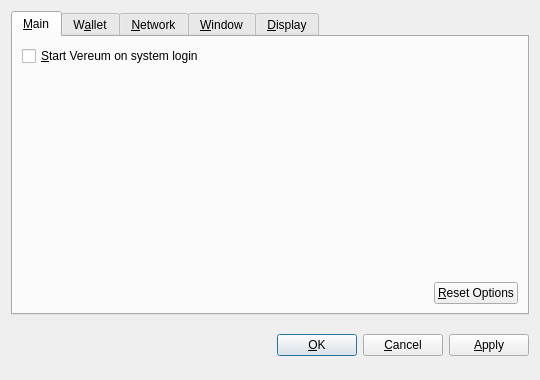
<?xml version="1.0" encoding="UTF-8"?>
<ui version="4.0">
 <class>OptionsDialog</class>
 <widget class="QDialog" name="OptionsDialog">
  <property name="geometry">
   <rect>
    <x>0</x>
    <y>0</y>
    <width>540</width>
    <height>380</height>
   </rect>
  </property>
  <property name="windowTitle">
   <string>Options</string>
  </property>
  <property name="modal">
   <bool>true</bool>
  </property>
  <layout class="QVBoxLayout" name="verticalLayout">
   <item>
    <widget class="QTabWidget" name="tabWidget">
     <property name="tabPosition">
      <enum>QTabWidget::North</enum>
     </property>
     <property name="currentIndex">
      <number>0</number>
     </property>
     <widget class="QWidget" name="tabMain">
      <attribute name="title">
       <string>&amp;Main</string>
      </attribute>
      <layout class="QVBoxLayout" name="verticalLayout_Main">
       <item>
        <widget class="QCheckBox" name="bitcoinAtStartup">
         <property name="toolTip">
          <string>Automatically start Vereum after logging in to the system.</string>
         </property>
         <property name="text">
          <string>&amp;Start Vereum on system login</string>
         </property>
        </widget>
       </item>
       <item>
        <spacer name="verticalSpacer_Main">
         <property name="orientation">
          <enum>Qt::Vertical</enum>
         </property>
         <property name="sizeHint" stdset="0">
          <size>
           <width>20</width>
           <height>40</height>
          </size>
         </property>
        </spacer>
       </item>
       <item>
        <layout class="QHBoxLayout" name="horizontalLayout_2_Main">
         <item>
          <spacer name="horizontalSpacer_2_Main">
           <property name="orientation">
            <enum>Qt::Horizontal</enum>
           </property>
           <property name="sizeHint" stdset="0">
            <size>
             <width>40</width>
             <height>20</height>
            </size>
           </property>
          </spacer>
         </item>
         <item>
          <widget class="QPushButton" name="resetButton">
           <property name="toolTip">
            <string>Reset all client options to default.</string>
           </property>
           <property name="text">
            <string>&amp;Reset Options</string>
           </property>
           <property name="autoDefault">
            <bool>false</bool>
           </property>
          </widget>
         </item>
        </layout>
       </item>
      </layout>
     </widget>
     <widget class="QWidget" name="tabWallet">
      <attribute name="title">
       <string>W&amp;allet</string>
      </attribute>
      <layout class="QVBoxLayout" name="verticalLayout_Network">
       <item>
        <widget class="QLabel" name="transactionFeeInfoLabel">
         <property name="text">
          <string>Optional transaction fee per kB that helps make sure your transactions are processed quickly. Most transactions are 1 kB.</string>
         </property>
         <property name="textFormat">
          <enum>Qt::PlainText</enum>
         </property>
         <property name="wordWrap">
          <bool>true</bool>
         </property>
        </widget>
       </item>
       <item>
        <layout class="QHBoxLayout" name="horizontalLayout_1_Main">
         <item>
          <widget class="QLabel" name="transactionFeeLabel">
           <property name="text">
            <string>Pay transaction &amp;fee</string>
           </property>
           <property name="textFormat">
            <enum>Qt::PlainText</enum>
           </property>
           <property name="buddy">
            <cstring>transactionFee</cstring>
           </property>
          </widget>
         </item>
         <item>
          <widget class="BitcoinAmountField" name="transactionFee"/>
         </item>
         <item>
          <spacer name="horizontalSpacer_1_Main">
           <property name="orientation">
            <enum>Qt::Horizontal</enum>
           </property>
           <property name="sizeHint" stdset="0">
            <size>
             <width>40</width>
             <height>20</height>
            </size>
           </property>
          </spacer>
         </item>
        </layout>
       </item>
       <item>
        <widget class="QLabel" name="label">
         <property name="text">
          <string>If you disable the spending of unconfirmed change, the change from a transaction cannot be used until that transaction has at least one confirmation. This also affects how your balance is computed.</string>
         </property>
         <property name="wordWrap">
          <bool>true</bool>
         </property>
        </widget>
       </item>
       <item>
        <widget class="QCheckBox" name="spendZeroConfChange">
         <property name="text">
          <string>Spend unconfirmed change  (experts only)</string>
         </property>
        </widget>
       </item>
       <item>
        <spacer name="verticalSpacer">
         <property name="orientation">
          <enum>Qt::Vertical</enum>
         </property>
         <property name="sizeHint" stdset="0">
          <size>
           <width>20</width>
           <height>40</height>
          </size>
         </property>
        </spacer>
       </item>
      </layout>
     </widget>
     <widget class="QWidget" name="tabNetwork">
      <attribute name="title">
       <string>&amp;Network</string>
      </attribute>
      <layout class="QVBoxLayout" name="verticalLayout_Network">
       <item>
        <widget class="QCheckBox" name="mapPortUpnp">
         <property name="toolTip">
          <string>Automatically open the Vereum client port on the router. This only works when your router supports UPnP and it is enabled.</string>
         </property>
         <property name="text">
          <string>Map port using &amp;UPnP</string>
         </property>
        </widget>
       </item>
       <item>
        <widget class="QCheckBox" name="connectSocks">
         <property name="toolTip">
          <string>Connect to the Vereum network through a SOCKS proxy (e.g. when connecting through Tor).</string>
         </property>
         <property name="text">
          <string>&amp;Connect through SOCKS proxy:</string>
         </property>
        </widget>
       </item>
       <item>
        <layout class="QHBoxLayout" name="horizontalLayout_Network">
         <item>
          <widget class="QLabel" name="proxyIpLabel">
           <property name="text">
            <string>Proxy &amp;IP:</string>
           </property>
           <property name="textFormat">
            <enum>Qt::PlainText</enum>
           </property>
           <property name="buddy">
            <cstring>proxyIp</cstring>
           </property>
          </widget>
         </item>
         <item>
          <widget class="QValidatedLineEdit" name="proxyIp">
           <property name="maximumSize">
            <size>
             <width>140</width>
             <height>16777215</height>
            </size>
           </property>
           <property name="toolTip">
            <string>IP address of the proxy (e.g. 127.0.0.1)</string>
           </property>
          </widget>
         </item>
         <item>
          <widget class="QLabel" name="proxyPortLabel">
           <property name="text">
            <string>&amp;Port:</string>
           </property>
           <property name="textFormat">
            <enum>Qt::PlainText</enum>
           </property>
           <property name="buddy">
            <cstring>proxyPort</cstring>
           </property>
          </widget>
         </item>
         <item>
          <widget class="QLineEdit" name="proxyPort">
           <property name="maximumSize">
            <size>
             <width>55</width>
             <height>16777215</height>
            </size>
           </property>
           <property name="toolTip">
            <string>Port of the proxy (e.g. 9050)</string>
           </property>
          </widget>
         </item>
         <item>
          <widget class="QLabel" name="socksVersionLabel">
           <property name="text">
            <string>SOCKS &amp;Version:</string>
           </property>
           <property name="textFormat">
            <enum>Qt::PlainText</enum>
           </property>
           <property name="buddy">
            <cstring>socksVersion</cstring>
           </property>
          </widget>
         </item>
         <item>
          <widget class="QValueComboBox" name="socksVersion">
           <property name="toolTip">
            <string>SOCKS version of the proxy (e.g. 5)</string>
           </property>
          </widget>
         </item>
         <item>
          <spacer name="horizontalSpacer_Network">
           <property name="orientation">
            <enum>Qt::Horizontal</enum>
           </property>
           <property name="sizeHint" stdset="0">
            <size>
             <width>40</width>
             <height>20</height>
            </size>
           </property>
          </spacer>
         </item>
        </layout>
       </item>
       <item>
        <spacer name="verticalSpacer_Network">
         <property name="orientation">
          <enum>Qt::Vertical</enum>
         </property>
         <property name="sizeHint" stdset="0">
          <size>
           <width>20</width>
           <height>40</height>
          </size>
         </property>
        </spacer>
       </item>
      </layout>
     </widget>
     <widget class="QWidget" name="tabWindow">
      <attribute name="title">
       <string>&amp;Window</string>
      </attribute>
      <layout class="QVBoxLayout" name="verticalLayout_Window">
       <item>
        <widget class="QCheckBox" name="minimizeToTray">
         <property name="toolTip">
          <string>Show only a tray icon after minimizing the window.</string>
         </property>
         <property name="text">
          <string>&amp;Minimize to the tray instead of the taskbar</string>
         </property>
        </widget>
       </item>
       <item>
        <widget class="QCheckBox" name="minimizeOnClose">
         <property name="toolTip">
          <string>Minimize instead of exit the application when the window is closed. When this option is enabled, the application will be closed only after selecting Quit in the menu.</string>
         </property>
         <property name="text">
          <string>M&amp;inimize on close</string>
         </property>
        </widget>
       </item>
       <item>
        <spacer name="verticalSpacer_Window">
         <property name="orientation">
          <enum>Qt::Vertical</enum>
         </property>
         <property name="sizeHint" stdset="0">
          <size>
           <width>20</width>
           <height>40</height>
          </size>
         </property>
        </spacer>
       </item>
      </layout>
     </widget>
     <widget class="QWidget" name="tabDisplay">
      <attribute name="title">
       <string>&amp;Display</string>
      </attribute>
      <layout class="QVBoxLayout" name="verticalLayout_Display">
       <item>
        <layout class="QHBoxLayout" name="horizontalLayout_1_Display">
         <item>
          <widget class="QLabel" name="langLabel">
           <property name="text">
            <string>User Interface &amp;language:</string>
           </property>
           <property name="textFormat">
            <enum>Qt::PlainText</enum>
           </property>
           <property name="buddy">
            <cstring>lang</cstring>
           </property>
          </widget>
         </item>
         <item>
          <widget class="QValueComboBox" name="lang">
           <property name="toolTip">
            <string>The user interface language can be set here. This setting will take effect after restarting Vereum.</string>
           </property>
          </widget>
         </item>
        </layout>
       </item>
       <item>
        <layout class="QHBoxLayout" name="horizontalLayout_2_Display">
         <item>
          <widget class="QLabel" name="unitLabel">
           <property name="text">
            <string>&amp;Unit to show amounts in:</string>
           </property>
           <property name="textFormat">
            <enum>Qt::PlainText</enum>
           </property>
           <property name="buddy">
            <cstring>unit</cstring>
           </property>
          </widget>
         </item>
         <item>
          <widget class="QValueComboBox" name="unit">
           <property name="toolTip">
            <string>Choose the default subdivision unit to show in the interface and when sending coins.</string>
           </property>
          </widget>
         </item>
        </layout>
       </item>
       <item>
        <widget class="QCheckBox" name="displayAddresses">
         <property name="toolTip">
          <string>Whether to show Vereum addresses in the transaction list or not.</string>
         </property>
         <property name="text">
          <string>&amp;Display addresses in transaction list</string>
         </property>
        </widget>
       </item>
       <item>
        <widget class="QCheckBox" name="coinControlFeatures">
         <property name="toolTip">
          <string>Whether to show coin control features or not.</string>
         </property>
         <property name="text">
          <string>Display coin &amp;control features (experts only!)</string>
         </property>
        </widget>
       </item>
       <item>
        <spacer name="verticalSpacer_Display">
         <property name="orientation">
          <enum>Qt::Vertical</enum>
         </property>
         <property name="sizeHint" stdset="0">
          <size>
           <width>20</width>
           <height>40</height>
          </size>
         </property>
        </spacer>
       </item>
      </layout>
     </widget>
    </widget>
   </item>
   <item>
    <layout class="QHBoxLayout" name="horizontalLayout_Buttons">
     <item>
      <spacer name="horizontalSpacer_1">
       <property name="orientation">
        <enum>Qt::Horizontal</enum>
       </property>
       <property name="sizeHint" stdset="0">
        <size>
         <width>40</width>
         <height>48</height>
        </size>
       </property>
      </spacer>
     </item>
     <item>
      <widget class="QLabel" name="statusLabel">
       <property name="font">
        <font>
         <weight>75</weight>
         <bold>true</bold>
        </font>
       </property>
       <property name="text">
        <string/>
       </property>
       <property name="textFormat">
        <enum>Qt::PlainText</enum>
       </property>
       <property name="wordWrap">
        <bool>true</bool>
       </property>
      </widget>
     </item>
     <item>
      <spacer name="horizontalSpacer_2">
       <property name="orientation">
        <enum>Qt::Horizontal</enum>
       </property>
       <property name="sizeHint" stdset="0">
        <size>
         <width>40</width>
         <height>48</height>
        </size>
       </property>
      </spacer>
     </item>
     <item>
      <widget class="QPushButton" name="okButton">
       <property name="text">
        <string>&amp;OK</string>
       </property>
      </widget>
     </item>
     <item>
      <widget class="QPushButton" name="cancelButton">
       <property name="text">
        <string>&amp;Cancel</string>
       </property>
       <property name="autoDefault">
        <bool>false</bool>
       </property>
      </widget>
     </item>
     <item>
      <widget class="QPushButton" name="applyButton">
       <property name="text">
        <string>&amp;Apply</string>
       </property>
       <property name="autoDefault">
        <bool>false</bool>
       </property>
      </widget>
     </item>
    </layout>
   </item>
  </layout>
 </widget>
 <customwidgets>
  <customwidget>
   <class>BitcoinAmountField</class>
   <extends>QSpinBox</extends>
   <header>bitcoinamountfield.h</header>
  </customwidget>
  <customwidget>
   <class>QValueComboBox</class>
   <extends>QComboBox</extends>
   <header>qvaluecombobox.h</header>
  </customwidget>
  <customwidget>
   <class>QValidatedLineEdit</class>
   <extends>QLineEdit</extends>
   <header>qvalidatedlineedit.h</header>
  </customwidget>
 </customwidgets>
 <resources/>
 <connections/>
</ui>
